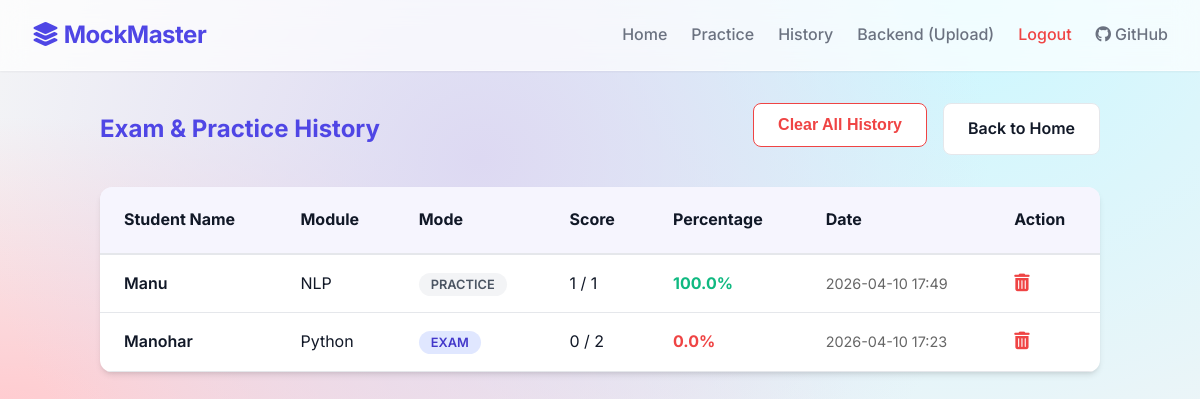
The page /history (signed in) on the database its author committed.
### app.py (models this page shows)
class Attempt(db.Model):
    id = db.Column(db.Integer, primary_key=True)
    student_name = db.Column(db.String(100), nullable=False)
    module_id = db.Column(db.Integer, db.ForeignKey('module.id'), nullable=False)
    score = db.Column(db.Integer, nullable=False)
    total = db.Column(db.Integer, nullable=False)
    percentage = db.Column(db.Float, nullable=False)
    mode = db.Column(db.String(20), nullable=False) # 'exam' or 'practice'
    timestamp = db.Column(db.DateTime, default=db.func.current_timestamp())
    module_obj = db.relationship('Module', backref=db.backref('attempts', lazy=True))

class Module(db.Model):
    id = db.Column(db.Integer, primary_key=True)
    name = db.Column(db.String(100), nullable=False)
    description = db.Column(db.Text, nullable=True)
    questions = db.relationship('Question', backref='module', lazy=True, cascade='all, delete-orphan')

### app.py (the view)
@app.route('/history')
@login_required
def history():
    attempts = Attempt.query.order_by(Attempt.timestamp.desc()).all()
    return render_template('history.html', attempts=attempts)

### app.py (called while the page is built)
def login_required(f):
    @wraps(f)
    def decorated_function(*args, **kwargs):
        if not session.get('logged_in'):
            flash('Please log in to access this page.', 'error')
            return redirect(url_for('login', next=request.url))
        return f(*args, **kwargs)
    return decorated_function

### templates/history.html (shortened to what this page needs)
{% extends 'base.html' %}
{% block content %}
<div style="max-width: 1000px; margin: 0 auto;">
    <div style="display: flex; justify-content: space-between; align-items: center; margin-bottom: 2rem;">
        <h2 style="margin: 0; color: var(--primary);">Exam & Practice History</h2>
        <div style="display: flex; gap: 1rem;">
            {% if attempts %}
            <form action="{{ url_for('clear_history') }}" method="POST" onsubmit="return confirm('Clear ALL history? This cannot be undone.');">
                <button type="submit" class="btn btn-secondary" style="color: var(--danger); border-color: var(--danger);">Clear All History</button>
            </form>
            {% endif %}
            <a href="{{ url_for('home') }}" class="btn btn-secondary">Back to Home</a>
        </div>
    </div>
    <div class="card" style="padding: 0; overflow: hidden;">
        <table style="width: 100%; border-collapse: collapse; text-align: left;">
            <thead style="background: rgba(79, 70, 229, 0.05); border-bottom: 2px solid var(--border);">
                <tr>
                    <th style="padding: 1.25rem 1.5rem;">Student Name</th>
                    <th style="padding: 1.25rem 1.5rem;">Module</th>
                    <th style="padding: 1.25rem 1.5rem;">Mode</th>
                    <th style="padding: 1.25rem 1.5rem;">Score</th>
                    <th style="padding: 1.25rem 1.5rem;">Percentage</th>
                    <th style="padding: 1.25rem 1.5rem;">Date</th>
                    <th style="padding: 1.25rem 1.5rem;">Action</th>
                </tr>
            </thead>
            <tbody>
                {% if attempts %}
                    {% for attempt in attempts %}
                    <tr class="history-row">
                        <td style="padding: 1rem 1.5rem; font-weight: 600;">{{ attempt.student_name }}</td>
                        <td style="padding: 1rem 1.5rem;">{{ attempt.module_obj.name }}</td>
                        <td style="padding: 1rem 1.5rem;">
                            <span class="mode-badge {{ 'mode-exam' if attempt.mode == 'exam' else 'mode-practice' }}">
                                {{ attempt.mode }}
                            </span>
                        </td>
                        <td style="padding: 1rem 1.5rem;">{{ attempt.score }} / {{ attempt.total }}</td>
                        <td class="percentage-cell {{ 'score-high' if attempt.percentage >= 80 else 'score-mid' if attempt.percentage >= 50 else 'score-low' }}">
                            {{ attempt.percentage }}%
                        </td>
                        <td style="padding: 1rem 1.5rem; color: #666; font-size: 0.9rem;">
                            {{ attempt.timestamp.strftime('%Y-%m-%d %H:%M') }}
                        </td>
                        <td style="padding: 1rem 1.5rem;">
                            <form action="{{ url_for('delete_attempt', attempt_id=attempt.id) }}" method="POST" style="display:inline;" onsubmit="return confirm('Delete this record?');">
                                <button type="submit" style="background:none; border:none; color: var(--danger); cursor:pointer; font-size: 1.1rem;" title="Delete Record">
                                    <i class="fa-solid fa-trash-can"></i>
                                </button>
                            </form>
                        </td>
                    </tr>
                    {% endfor %}
                {% endif %}
            </tbody>
        </table>
    </div>
</div>
{% endblock %}

### static/style.css (style rules this page uses)
:root { --primary: #4F46E5; --primary-hover: #4338CA; --background: #F3F4F6; --surface: #FFFFFF; --text-main: #111827; --text-muted: #6B7280; --border: #E5E7EB; --success: #10B981; --secondary: #6366F1; --secondary-hover: #4F46E5; --danger: #EF4444; --radius: 12px; --shadow-sm: 0 1px 2px 0 rgba(0, 0, 0, 0.05); --shadow-md: 0 4px 6px -1px rgba(0, 0, 0, 0.1), 0 2px 4px -1px rgba(0, 0, 0, 0.06); --shadow-lg: 0 10px 15px -3px rgba(0, 0, 0, 0.1), 0 4px 6px -2px rgba(0, 0, 0, 0.05); --glass-bg: rgba(255, 255, 255, 0.7); --glass-border: rgba(255, 255, 255, 0.5); }
* { margin: 0; padding: 0; box-sizing: border-box; }
body { font-family: 'Inter', sans-serif; background-color: var(--background); background-image: radial-gradient(at 40% 20%, hsla(250,50%,90%,1) 0px, transparent 50%), radial-gradient(at 80% 0%, hsla(189,100%,90%,1) 0px, transparent 50%), radial-gradient(at 0% 50%, hsla(355,100%,90%,1) 0px, transparent 50%); background-attachment: fixed; color: var(--text-main); line-height: 1.6; height: 100vh; overflow: hidden; display: flex; flex-direction: column; }
.card { background: var(--surface); border-radius: var(--radius); padding: 2rem; box-shadow: var(--shadow-md); transition: transform 0.3s ease, box-shadow 0.3s ease; }
.btn { display: inline-flex; align-items: center; justify-content: center; padding: 0.75rem 1.5rem; border-radius: 8px; font-weight: 600; font-size: 1rem; cursor: pointer; transition: all 0.2s ease; border: none; text-decoration: none; }
.btn-secondary { background-color: white; color: var(--text-main); border: 1px solid var(--border); }
h1, h2, h3, h4 { color: var(--text-main); font-weight: 700; margin-bottom: 1rem; }

### templates/history.html (style rules this page uses)
.history-row { border-bottom: 1px solid var(--border); transition: background 0.2s; }
.mode-badge { padding: 0.25rem 0.75rem; border-radius: 20px; font-size: 0.8rem; font-weight: 600; text-transform: uppercase; }
.mode-exam { background: #E0E7FF; color: #4338CA; }
.mode-practice { background: #F3F4F6; color: #4B5563; }
.percentage-cell { padding: 1rem 1.5rem; font-weight: 700; }
.score-high { color: var(--success); }
.score-low { color: var(--danger); }

### rows shown on the page
Attempt: student_name "Manu", module_obj.name "NLP", mode "PRACTICE", score "1", total "1", percentage "100.0", timestamp "2026-04-10 17:49"
Attempt: student_name "Manohar", module_obj.name "Python", mode "EXAM", score "0", total "2", percentage "0.0", timestamp "2026-04-10 17:23"
